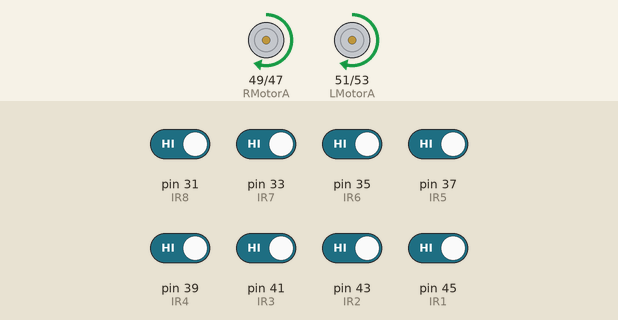
Recording of a sketch running on a simulated Arduino Mega 2560, built with avr-gcc and run on an emulated ATmega2560. On the bench: motor-driver pin pairs drawn as motors (green arrow = first pin HIGH = forward, orange = second pin HIGH = backward, longer = more drive, scaled by the enable pin). Inputs (shaded band) come from the test bench; at power-on: pin 31 (IR8), pin 33 (IR7), pin 35 (IR6), pin 37 (IR5), pin 39 (IR4), pin 41 (IR3), pin 43 (IR2), pin 45 (IR1) HIGH. What the sketch prints to the serial monitor is not drawn.

Above: at 0.1 s.
At 0.6 s:
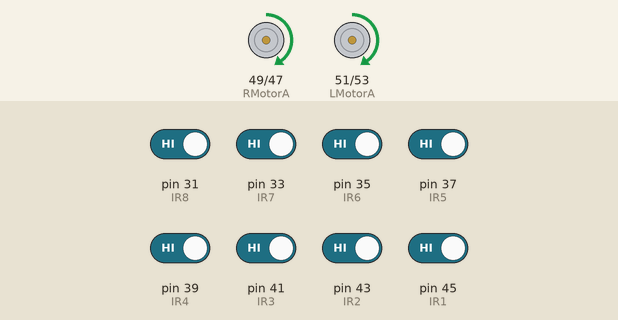
At 1.1 s:
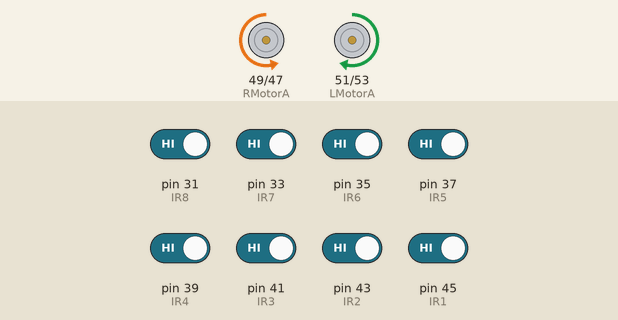
Timing chart, 0 to 2.6 s (numbered marks = the images above):
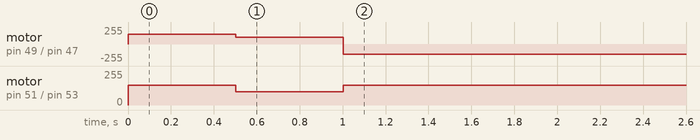

The sketch:

test2.ino
```cpp
#define IR1 45
#define IR2 43
#define IR3 41
#define IR4 39
#define IR5 37
#define IR6 35
#define IR7 33
#define IR8 31

#define LMotorA 51
#define LMotorB 53
#define LMotorPWM 2

#define RMotorA 49
#define RMotorB 47
#define RMotorPWM 3

#define MAX_SPEED 240

int IR_val[8] = {0,0,0,0,0,0,0,0};
int pre_IR_val[8] = {0,0,0,0,0,0,0,0};
int IR_weights[8] = {-20,-15,-10,-5,5,10,15,20};

int MotorBasespeed = 90;


int LMotorSpeed = 0;
int RMotorSpeed = 0;
int speedAdjust = 0;


float P,I,D;
float error;
float previousError =0;
float Kp = 2.5;
float Kd = 0;
float Ki = 0;

void read_IR();
void PID_control();
void mdrive();
void stop();
void turn_left();
void turn_right();
bool noLineDetected();

bool t = false;


void setup() {
  Serial.begin(9600);


  pinMode(LMotorA, OUTPUT);
  pinMode(LMotorB, OUTPUT);
  pinMode(LMotorPWM, OUTPUT);

  pinMode(RMotorA, OUTPUT);
  pinMode(RMotorB, OUTPUT);
  pinMode(RMotorPWM, OUTPUT);

}

void loop() {
  if(t){
    line_follow();
  }
  else{
    t = true;
  }


}

bool noLineDetected() {
  return (IR_val[0] == 0 && IR_val[1] == 0 && IR_val[2] == 0 && IR_val[3] == 0 && IR_val[4] == 0 && IR_val[5] == 0 && IR_val[6] == 0 && IR_val[7] == 0);
}

void read_IR(){
  IR_val[0] = !digitalRead(IR1);
  IR_val[1] = !digitalRead(IR2);
  IR_val[2] = !digitalRead(IR3);
  IR_val[3] = !digitalRead(IR4);
  IR_val[4] = !digitalRead(IR5);
  IR_val[5] = !digitalRead(IR6);
  IR_val[6] = !digitalRead(IR7);
  IR_val[7] = !digitalRead(IR8);

   Serial.print(IR_val[0]);
   Serial.print(" ");
   Serial.print(IR_val[1]);
   Serial.print(" ");
   Serial.print(IR_val[2]);
   Serial.print(" ");
   Serial.print(IR_val[3]);
   Serial.print(" ");
   Serial.print(IR_val[4]);
   Serial.print(" ");
   Serial.print(IR_val[5]);
   Serial.print(" ");
   Serial.print(IR_val[6]);
   Serial.print(" ");
   Serial.println(IR_val[7]);
}

void PID_control(){

  error = 0;

  for (int i=0; i<8; i++){
    error += IR_weights[i] * IR_val[i];
    }

  P = error;
  I = I + error;
  D = error - previousError;

  previousError = error;

  speedAdjust = Kp * P + Ki * I + Kd * D;


}

void mdrive(int ml, int mr){
  if (ml > 0) {
    if (ml > 255) {
      ml = 255;
    }
    digitalWrite(LMotorA, HIGH);
    digitalWrite(LMotorB, LOW);
    analogWrite(LMotorPWM, ml);
  }
  else {
    if (ml < -255) {
      ml = -255;
    }
    digitalWrite(LMotorA, LOW);
    digitalWrite(LMotorB, HIGH);
    analogWrite(LMotorPWM, -1*ml);

  }
  if (mr > 0) {
    if (mr > 255) {
      mr = 255;
    }
    digitalWrite(RMotorA, HIGH);
    digitalWrite(RMotorB, LOW);
    analogWrite(RMotorPWM, mr);
  }
  else {
    if (mr < -255) {
      mr = -255;
    }
    digitalWrite(RMotorA, LOW);
    digitalWrite(RMotorB, HIGH);
    analogWrite(RMotorPWM, -1*mr);
  }
}

void turn_right(){
  mdrive(100,100);
  delay(500);
  read_IR();
  while ( IR_val[3] == 0 || IR_val[2] == 0){
    read_IR();
    mdrive(150, -150);
    delay(10);
  }
}

void turn_left(){
  mdrive(100,100);
  delay(500);
  read_IR();
  while ( IR_val[5] == 0 || IR_val[4] == 0){
    read_IR();
    mdrive(-150, 150);
    delay(10);
  }
}

void line_follow(){
  read_IR();

  if(IR_val[0] == 1 && IR_val[1] == 1 && IR_val[2] == 1 && IR_val[3] == 1 && IR_val[4] == 1 && IR_val[5] == 1 && IR_val[6] == 1 && IR_val[7] == 1){
    mdrive(150,150);
    delay(1000);
    while (!noLineDetected()){
      read_IR();
      mdrive(-150,150);
    }
    turn_left();
  }

  else if(IR_val[0] == 1 && IR_val[1] == 1 && IR_val[2] == 1 && IR_val[3] == 1 && IR_val[4] == 1 && IR_val[5] == 1){
    mdrive(150,150);
    delay(1000);
    while(!noLineDetected()){
      read_IR();
      mdrive(-150, 150);
    }
    while ( IR_val[5] == 0 || IR_val[4] == 0){
      read_IR(); // Corrected function call
      mdrive(-150, 150);
      delay(10);
    }
  }

  // no line detection
  else if ( IR_val[0] == 0 && IR_val[1] == 0 && IR_val[2] == 0 && IR_val[3] == 0 && IR_val[4] == 0 && IR_val[5] == 0 && IR_val[6] == 0 && IR_val[7] == 0){
    if (previousError<0){
      mdrive(150,150);
      delay(500);
      turn_left();

    }else{
      mdrive(150,150);
      delay(500);
      turn_right();
    }
  }
  else{
    PID_control();
    int ml = 120;
    int mr = 120;

    mdrive(ml+speedAdjust, mr-speedAdjust);
  }

  read_IR();
  PID_control();
  int ml = 200;
  int mr = 200;

  mdrive(ml+speedAdjust, mr-speedAdjust);

}
```

Measured:
- by itself, motor on pin 51 (LMotorA) / pin 53 (LMotorB): stopped → forward 150/255 at 0.00 s, → forward 100/255 0.50 s later, → forward 150/255 0.50 s later
- by itself, motor on pin 49 (RMotorA) / pin 47 (RMotorB): stopped → forward 150/255 at 0.00 s, → forward 100/255 0.50 s later, → backward 150/255 0.50 s later
